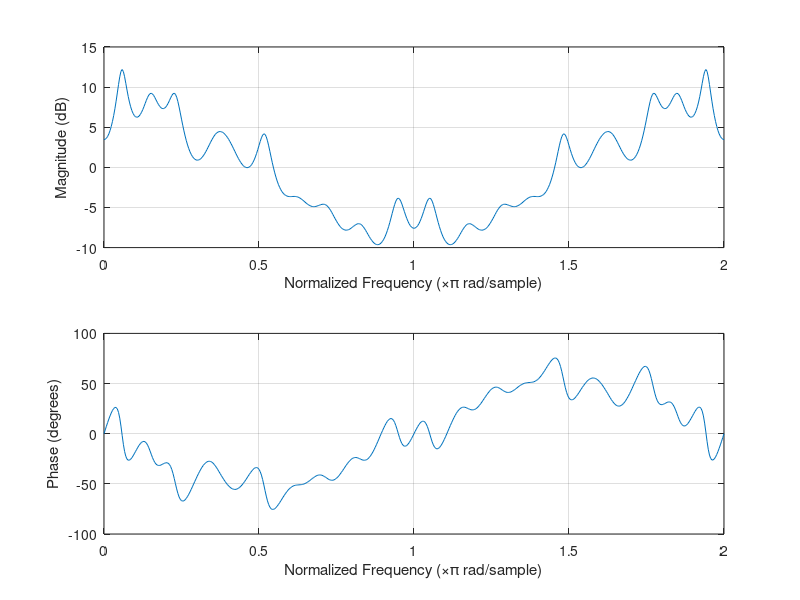
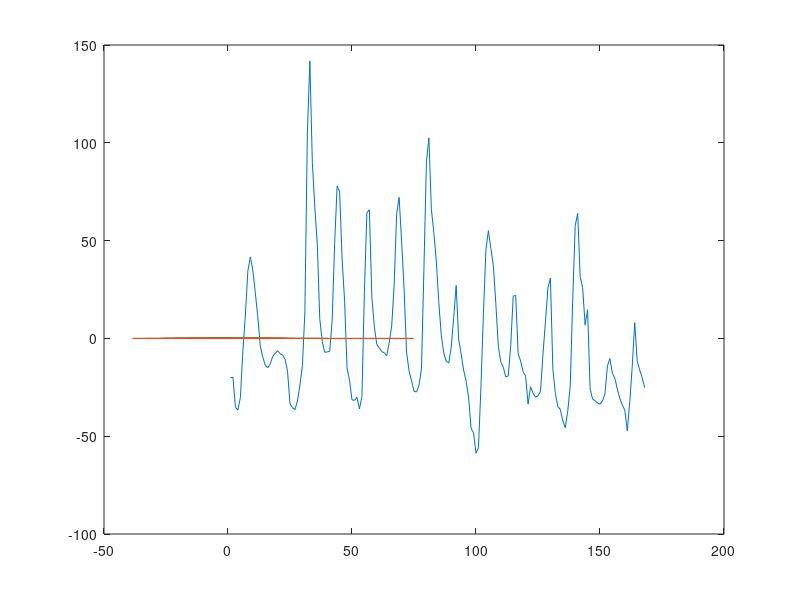
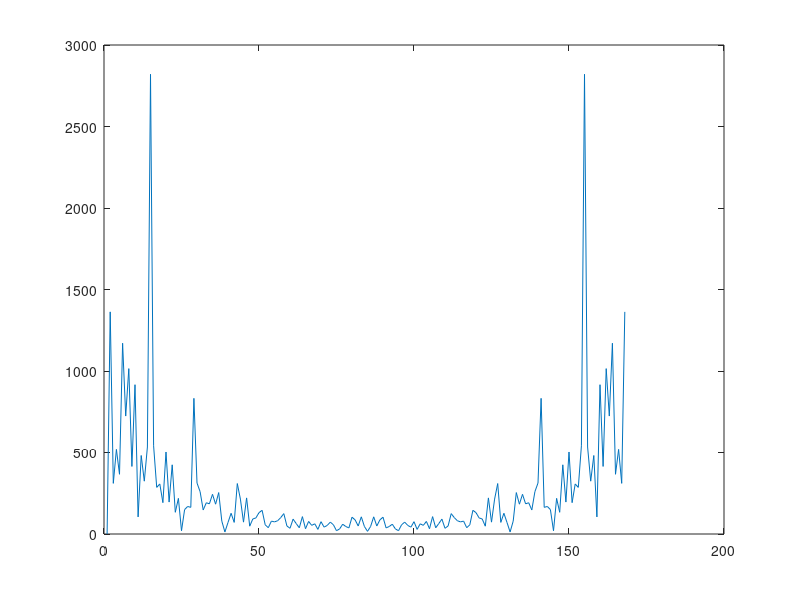
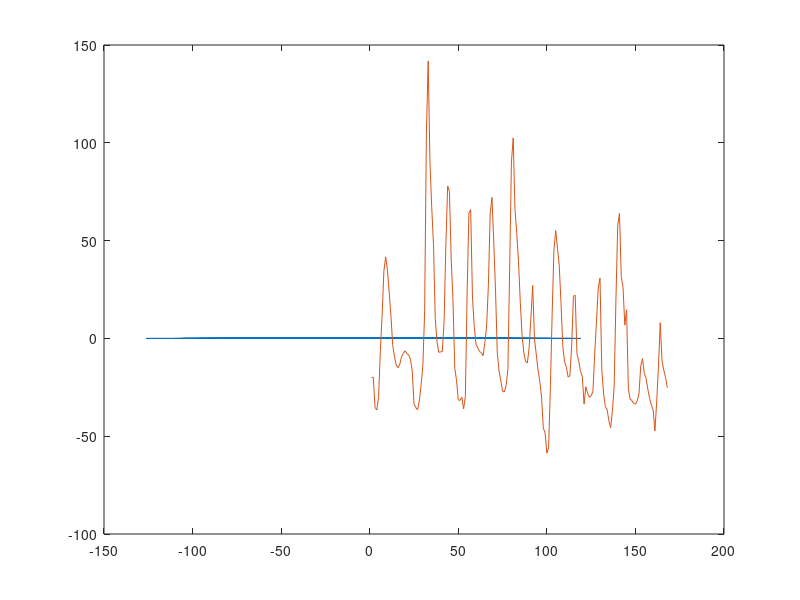

Here is the MATLAB script that generated these plots, in order: (Note: this script raises an error after producing the figures.)
clear all;
close all;
clc;
%% Preparing data for Feedback coeficients - LN stochastic p. 28
% 
data = load('data_v2.csv'); % Data
data_mean = data(:,3) - mean(data(:,3)); % Mean substracted from data 
% 
% atc = autocorr(data_mean); % Autocorrelation of data
%  
% y_gamma = atc(2:length(atc)); % Used in Yule walker 
% Gamma = toeplitz(atc(1:length(atc)-1)); % Used in Yule walker
% 
% sigma = inv(Gamma)*y_gamma; % Feedback coeificients for AR(20)


%%

% f = linspace(0,1,length(data(:,3)));

x = data_mean;
x_f = fft(x);

% By visual inspection. x = 15, 155 is peak of fft 

theta = [angle(x_f(2)) angle(x_f(15)) angle(x_f(29)) angle(x_f(6)) angle(x_f(8)) angle(x_f(10))];
%angle(x_f(155));
%fz = 


x_f(2) = 0;
x_f(168) = 0;

x_f(15) = 0;    % Erase peroidisity
x_f(155) = 0;   % Erase peroidisity

x_f(29) = 0;
x_f(141) = 0;

x_f(6) = 0;
x_f(164) = 0;

x_f(8) = 0;
x_f(162) = 0;

x_f(10) = 0;
x_f(160) = 0;


% plot(mag2db(abs(x_f)))

figure
x_t = ifft(x_f);

p = 20;
a = aryule(x_t,p);

freqz(1,a)

figure

plot(x)
hold on
plot(x_t)

figure 
plot(abs(fft(data_mean)))
figure
phi = aryule(x_t,10);

out = 0;
dummy = 0;
%%%%%%%%%%%%%%%%%%%%%%%%%%%%%%%%%%%%%
x = randn(1,168);

% for n = 1:168 % for loop to define x[n] = z[n] + sigma[n-1] + sigma[n-2] .. sigma[n-i] 
%     
%     out(n) = x * phi';
%     dummy(1) = randn(1);
%     
%     for k = 2:length(x)
%         dummy(k) = x(k-1);
%     end
% 
%     x = dummy;
% end
y = filter(10,phi,x);

A = 2820 / (168/2); % Amplitude of cosine peroridicity - A*cos(2*pi*f*t + theta) 
fz = (15/168) ;%2.48*10^-5; %1/(15/168); 
t = (1:1:168);
per1 = A * cos(2*pi*fz*t + theta(1)); % Peoridisity
per2 = A * cos(2*pi*fz*t + theta(2));
per3 = A * cos(2*pi*fz*t + theta(3));
per4 = A * cos(2*pi*fz*t + theta(4));
per5 = A * cos(2*pi*fz*t + theta(5));
per6 = A * cos(2*pi*fz*t + theta(6));



plot(per1+per2+per3+per4+per5+per6+y)
hold on 
plot(data_mean)
figure
plot(abs(fft((per1+per2+per3+per4+per5+per6+y))))
fit(t',data(:,3),'smoothingspline')